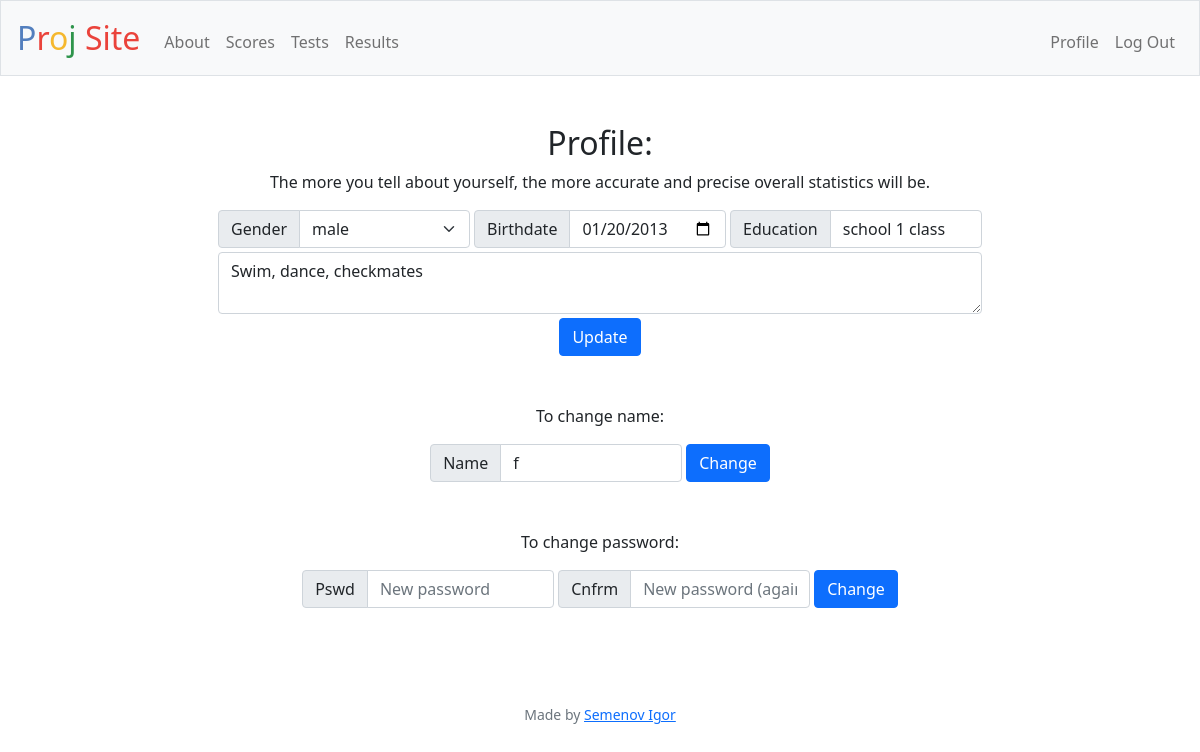
The page /profile (signed in) on the database as committed earlier.
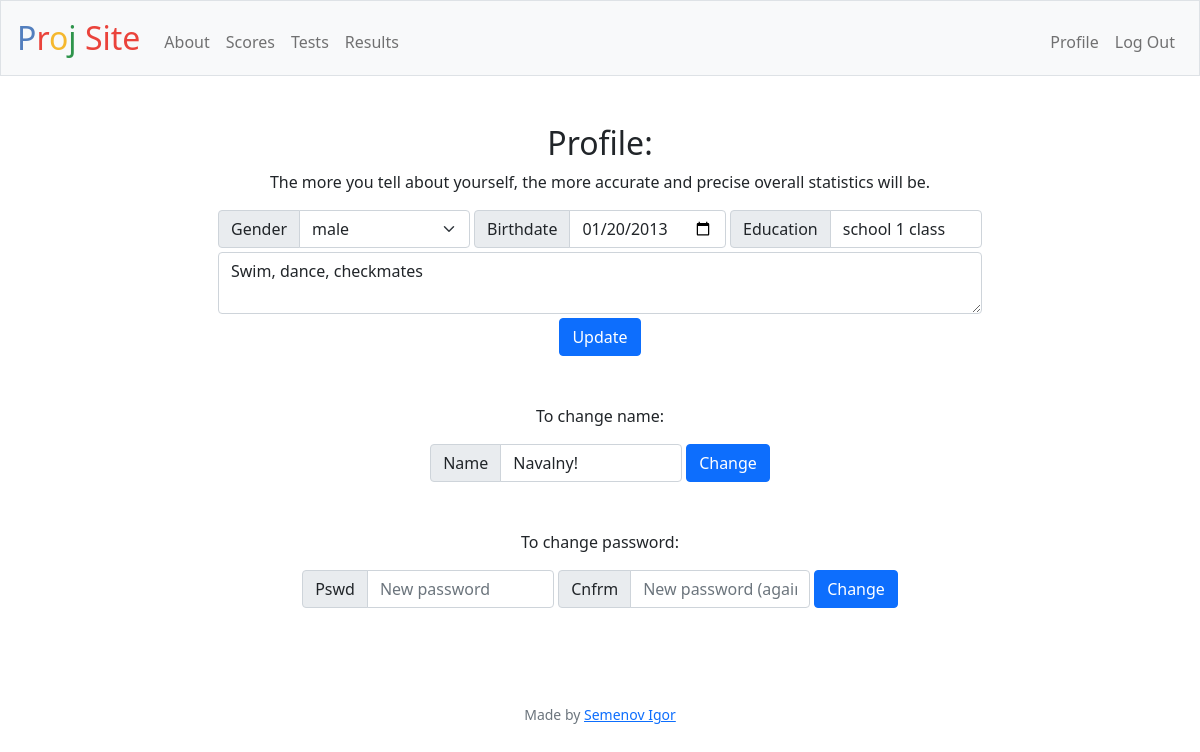
The same page on the database as committed later.
### tables this page shows
CREATE TABLE profiles(users_id INTEGER PRIMARY KEY, name TEXT, gender TEXT, birthdate TEXT, education TEXT, bio TEXT, CONSTRAINT fk_users FOREIGN KEY(users_id) REFERENCES users(id) ON DELETE CASCADE);

### app.py (the view)
@app.route("/profile", methods=["GET"])
@login_required
def profile():
    profile = db_execute(SQLITE_DB, "SELECT * FROM profiles WHERE users_id = ?;", (session["user_id"],))
    profile["gender_list"] = GENDER_LIST
    return render_template("profile.html", profile=profile)

### app.py (called while the page is built)
@app.after_request
def after_request(response):
    response.headers["Cache-Control"] = "no-cache, no-store, must-revalidate"
    response.headers["Expires"] = 0
    response.headers["Pragma"] = "no-cache"
    return response

### helpers.py (called while the page is built)
def login_required(f):
    @wraps(f)
    def decorated_function(*args, **kwargs):
        if session.get("user_id") is None:
            return redirect("/login")
        return f(*args, **kwargs)
    return decorated_function

def db_execute(db, query, args=(), fetchone=True):
    with closing(sqlite3.connect(db)) as conn: # auto-closes
        with conn: # auto-commits
            with closing(conn.cursor()) as cursor: # auto-closes
                cursor.execute(query, args)
                if any(key in query for key in ["INSERT", "REPLACE"]):
                    return cursor.lastrowid
                rv = [dict((cursor.description[idx][0], value) for idx, value in enumerate(row)) for row in cursor.fetchall()]
                return (rv[0] if rv else None) if fetchone else rv

### templates/profile.html (shortened to what this page needs)
{% extends "layout.html" %}
{% block head %}
    <link href={{ url_for('static', filename='profile.css') }} rel="stylesheet">
{% endblock %}
{% block main %}
    <h2>Profile:</h2>
    <div class="container-fluid mb-5">
        <p>The more you tell about yourself, the more accurate and precise overall statistics will be.</p>
        <form action="/update_profile" method="post" id="formUpdateProfile">
            <div class="row row-cols-lg-1 g-1 mb-1 justify-content-center">
                <div class="col-lg-3">
                    <div class="input-group">
                        <div class="input-group-text">Gender</div>
                        <select class="form-select" name="gender">
                            {% for gender in profile.gender_list %}
                            <option value="{{ gender }}" {% if profile.gender == gender %}selected{% endif %}>{{ gender }}</option>
                            {% endfor %}
                        </select>
                    </div>
                </div>
                <div class="col-lg-3">
                    <div class="input-group">
                        <div class="input-group-text">Birthdate</div>
                        <input class="form-control" name="birthdate" value="{% if profile.birthdate %}{{ profile.birthdate }}{% endif %}" type="date">
                    </div>
                </div>
                <div class="col-lg-3">
                    <div class="input-group">
                        <div class="input-group-text">Education</div>
                        <input class="form-control" name="education" autocomplete="off" placeholder="Education" value="{% if profile.education %}{{ profile.education }}{% endif %}" type="text">
                    </div>
                </div>
            </div>
            <div class="row row-cols-lg-2 g-1 mb-1 justify-content-center">
                <div class="col-lg-1"></div>
                <div class="col-lg-9">
                    <div class="input group">
                        <textarea class="form-control" name="bio" placeholder="What do you like?">{% if profile.bio %}{{ profile.bio }}{% endif %}</textarea>
                    </div>
                </div>
                <div class="col-lg-1"></div>
            </div>
            <div class="row row-cols-lg-3 g-1 justify-content-center">
                <div class="col-12">
                    <button class="btn btn-primary" type="submit">Update</button>
                </div>
            </div>
        </form>
    </div>
    <div class="container-fluid mb-5">
        <p>To change name:</p>
        <form class="row row-cols-lg-auto g-1 justify-content-center" action="/update_name" method="post" id="formUpdateName">
            <div class="col-lg-3">
                <div class="input-group">
                    <div class="input-group-text">Name</div>
                    <input class="form-control" name="name" autocomplete="off" placeholder="What's your name?" value="{% if profile.name %}{{ profile.name }}{% endif %}" type="text">
                </div>
            </div>
            <div class="col-lg-0">
                <button class="btn btn-primary" type="submit">Change</button>
            </div>
        </form>
    </div>
    <div class="container-fluid mb-5">
        <p>To change password:</p>
        <form class="row row-cols-lg-auto g-1 justify-content-center" action="/update_password" method="post" id="formUpdatePassword">
            <div class="col-lg-3">
                <div class="input-group">
                    <div class="input-group-text">Pswd</div>
                    <input class="form-control" name="password" placeholder="New password" type="password">
                </div>
            </div>
            <div class="col-lg-3">
                <div class="input-group">
                    <div class="input-group-text">Cnfrm</div>
                    <input class="form-control" name="confirmation" placeholder="New password (again)" type="password">
                </div>
            </div>
            <div class="col-lg-0">
                <button class="btn btn-primary" type="submit">Change</button>
            </div>
        </form>
    </div>
{% endblock %}

### templates/layout.html (shortened to what this page needs)
<!DOCTYPE html>
<html lang="en">
    <head>
        <link href="{{ url_for('static', filename='styles.css') }}" rel="stylesheet">
        <link href="https://cdn.jsdelivr.net/npm/bootstrap@5.0.0-beta2/dist/css/bootstrap.min.css" rel="stylesheet">
        {% block head %}{% endblock %}
    </head>
    <body>
        <nav class="navbar navbar-expand-md navbar-light bg-light border">
            <a class="navbar-brand" href="/"><span class="blue">P</span><span class="red">r</span><span class="yellow">o</span><span class="green">j</span>&nbsp;<span class="red">Site</span></a>
            <div class="collapse navbar-collapse" id="navbar">
                    <ul class="navbar-nav mr-auto mt-2">
                        {% for href, caption in [('/about', 'About'), ('/scores', 'Scores'), ('/tests', 'Tests')] %}
                        <li class="nav-item"><a class="nav-link" href="{{ href }}">{{ caption }}</a></li>
                        {% endfor %}
                        {% if session.user_id %}<li class="nav-item"><a class="nav-link" href="/results">Results</a></li>{% endif %}
                    </ul>
                {% if session.user_id %}
                    <ul class="navbar-nav ml-auto mt-2">
                        <li class="nav-item"><a class="nav-link" href="/profile">Profile</a></li>
                        <li class="nav-item"><a class="nav-link" href="/logout">Log Out</a></li>
                    </ul>
                {% else %}
                    <ul class="navbar-nav ml-auto mt-2">
                        <li class="nav-item"><a class="nav-link" href="/register">Register</a></li>
                        <li class="nav-item"><a class="nav-link" href="/login">Log In</a></li>
                    </ul>
                {% endif %}
            </div>
        </nav>
        <main class="container p-5">
            {% block main %}{% endblock %}
        </main>
        <footer class="small text-center text-muted">
            Made by <a href="/">Semenov Igor</a>
        </footer>
    </body>
</html>

### static/styles.css (style rules this page uses)
nav { padding-left: 1rem; padding-right: 1rem; }
nav .navbar-brand { font-size: xx-large; }
nav .navbar-brand .blue { color: #537fbe; }
nav .navbar-brand .red { color: #ea433b; }
nav .navbar-brand .yellow { color: #f5b82e; }
nav .navbar-brand .green { color: #2e944b; }
nav .ml-auto { margin-left: auto; }
main { overflow-x: auto; text-align: center; }

Rows that differ between the two databases and show on the page:
changed profiles "male": name "f" → "Navalny!"
